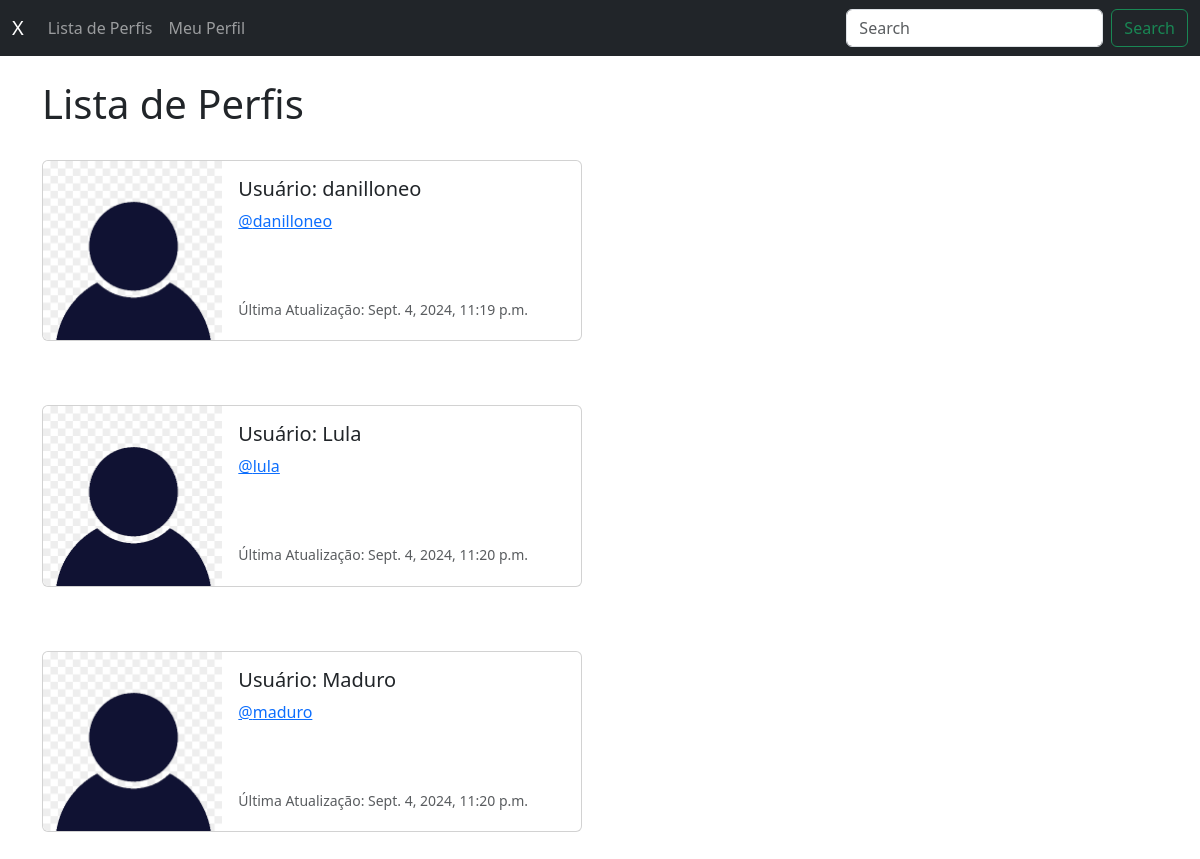
Screenshot of /profile_list/ (signed in) with the database file from the repository.
### twitter/models.py (models this page shows, shortened)
class Profile(models.Model):
  user = models.OneToOneField(User, on_delete=models.CASCADE)
  follows = models.ManyToManyField("self", related_name="followed_by", symmetrical=False, blank=True)
  date_modified = models.DateTimeField(User, auto_now=True)

### twitter/views.py (the view)
# urls.py: path('profile_list/', views.profile_list, name='profile_list'),
def profile_list(request):
  if request.user.is_authenticated:
    profiles = Profile.objects.exclude(user=request.user)
    return render(request, 'profile_list.html', {'profiles':profiles})
  else:
    messages.success(request, ("Você deve estar logado para visualizar esta página..."))
    return redirect('home')

### twitter/templates/profile_list.html
{% extends 'base.html' %}
{% load static %}
{% block content %}
<h1>Lista de Perfis</h1>
<br>
{% if profiles %}
{% for profile in profiles %}
<div class="card mb-3" style="max-width: 540px;">
  <div class="row g-0">
    <div class="col-md-4">
      <img src="{% static 'images/default-profile.png' %}" class="img-fluid rounded-start" alt="Profile Image">
    </div>
    <div class="col-md-8">
      <div class="card-body">
        <h5 class="card-title">Usuário: {{profile.user.username}}</h5>
        <p class="card-text"><a href="{% url 'profile' profile.user.id%}"> @{{profile.user.username|lower}}</a></p>
        <br /><br />
        <p class="card-text"><small class="text-body-secondary">Última Atualização: {{ profile.date_modified }}</small>
        </p>
      </div>
    </div>
  </div>
</div>
<br /><br />
{% endfor %}
{% endif %}
{% endblock %}

### rows the page displays
Profile: user.username "danilloneo", date_modified "Sept. 4, 2024, 11:19 p.m."
Profile: user.username "Lula", user.username "lula", date_modified "Sept. 4, 2024, 11:20 p.m."
Profile: user.username "Maduro", user.username "maduro", date_modified "Sept. 4, 2024, 11:20 p.m."
